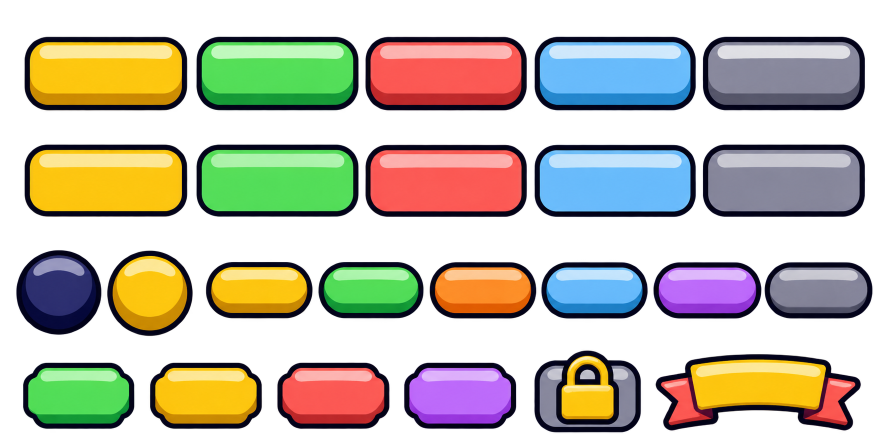
#> input picture ArtSource/UI/ChatGPT/S1_butonlar.png, 1774 x 887 px (shown at 1/2 size)
$ python -i kit_cut.py   (imports and definitions only)
#> lines starting #> are read from the running program, lines starting #| are printed output that depends on the picture; after the words box and inside, x2 and y2 are one past the last pixel; in counts of white or black regions, pixels touching at a corner belong together
#> further down, picture is the input picture: PIL image 1774x887 RGBA; mean R, G, B, A 71.3, 66.5, 51.8, 130
# ChatGPT sprite sheet'lerini parçalara ayırır: saydamlık (yoksa koyu konturdan dışarıyı silerek) → bileşenler →
# kırpılmış PNG'ler. Önce --label ile numaralı önizleme, sonra isim listesiyle kaydet.
import sys, os, json
from collections import deque
import numpy as np
from PIL import Image, ImageDraw, ImageFilter, ImageFont

DL = r'C:\Users\nurba\Downloads'
SCR = r'C:\Users\nurba\AppData\Local\Temp\claude\202106cdd7988fde\5777037a-20fb-4370-8eac-308717bc509f\scratchpad\kit'
# [1 line not run here, left out]
SHEETS = {
    'S1': ('Parlak Renkli Oyun Butonları Sprite Seti.png', 0),
    'S2': ('Parlak Çizgi Film Oyun Arayüzü Öğeleri.png', 0),
    'S2b': ('Parlak Altın ve Kırmızı Kurdele Arayüz Seti.png', 0),
    'S3': ('Parlak Karikatür Oyun Arayüzü İkonları.png', 0),
    'S3b': ('Kalın Çizgili Beyaz Arayüz İkonları.png', 0),
    'S4a': ('Renkli Aksiyon İkonları Sticker Seti.png', (4, 2)),
    'S4b': ('Parlak Chibi Yetenek İkonları Gridi.png', (3, 3)),
}

def cut_fake_bg(rgb):
    a = np.asarray(rgb).astype(int); H, W, _ = a.shape
#> after `H, W, _ = a.shape`: H = 887; W = 1774
    mx, mn = a.max(2), a.min(2)
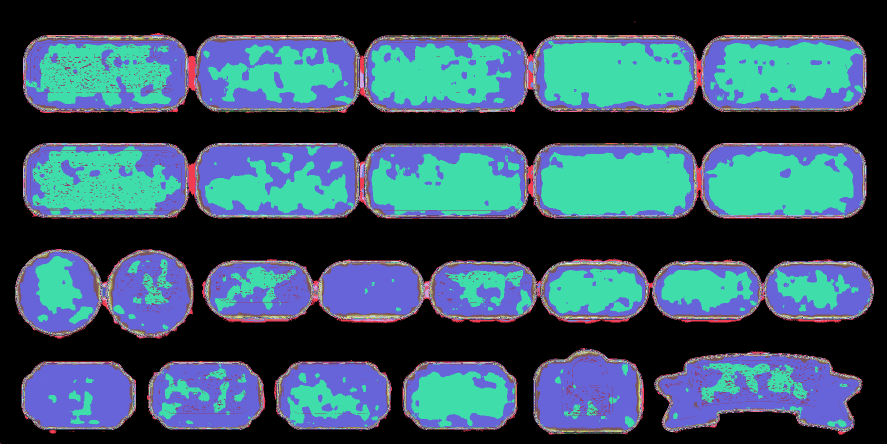
#> mx: shape (887, 1774) int64 (shown at 1/2 size); 244 distinct labels, from 0 to 255; one colour per label, 0 black
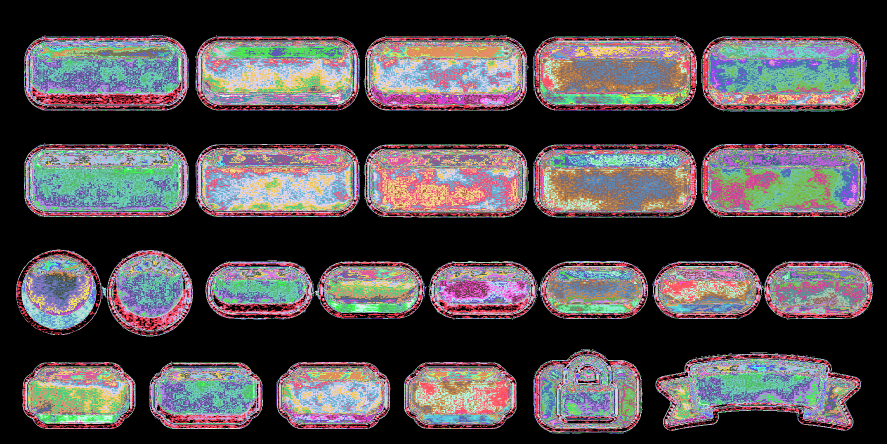
#> mn: shape (887, 1774) int64 (shown at 1/2 size); 232 distinct labels, from 0 to 231; one colour per label, 0 black
    bg = (mn > 200) & ((mx - mn) < 14)
#> bg: shape (887, 1774) bool; every value is 0
    seen = np.zeros((H, W), bool); q = deque()
    for x in range(W):
        for y in (0, H - 1):
            if bg[y, x] and not seen[y, x]: seen[y, x] = True; q.append((y, x))
    for y in range(H):
        for x in (0, W - 1):
            if bg[y, x] and not seen[y, x]: seen[y, x] = True; q.append((y, x))
    while q:
        y, x = q.popleft()
        for dy, dx in ((1, 0), (-1, 0), (0, 1), (0, -1)):
            ny, nx = y + dy, x + dx
            if 0 <= ny < H and 0 <= nx < W and not seen[ny, nx] and bg[ny, nx]:
                seen[ny, nx] = True; q.append((ny, nx))
    alpha = np.where(seen, 0, 255).astype(np.uint8)
    # kenar yumuşatma: alfa maskesini hafif bulanıklaştır, sonra sadece kontur kenarında etkili olsun
    am = Image.fromarray(alpha).filter(ImageFilter.GaussianBlur(0.7))
#> am: PIL image 1774x887 L; every value is 255
    out = rgb.convert('RGBA'); out.putalpha(am)
#> after `out.putalpha(am)`:
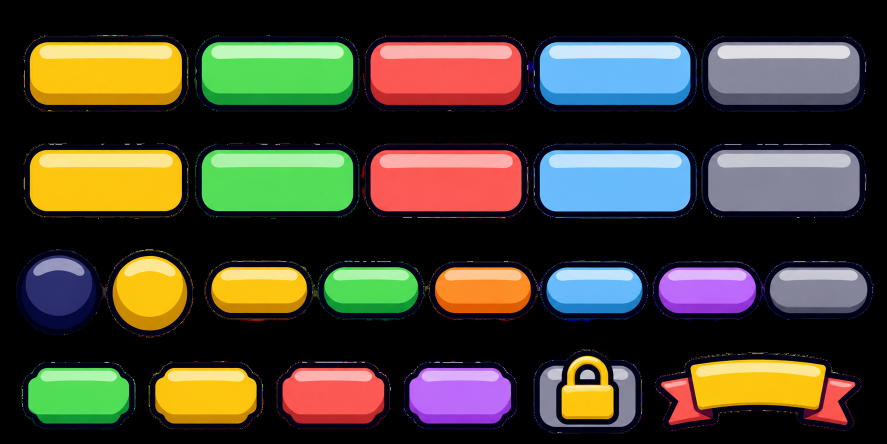
#> out: PIL image 1774x887 RGBA (shown at 1/2 size); mean R, G, B, A 71.3, 66.5, 51.8, 255
    return out

# [59 lines left out: functions load, components, crop, not called in this run]

# [29 lines not run here, left out]

# Izgaralı ikon sayfaları: her bağlı parça ağırlık merkezinin düştüğü hücreye ait; hücre = kendi parçalarının birleşimi
# (komşu ikonun taşan kıvılcımı karışmaz, kendi taşan alevi kesilmez).
# [31 lines left out: function grid_icons, not called in this run]

# [6 lines not run here, left out]

>>> from PIL import Image
>>> picture = Image.open('ChatGPT/S1_butonlar.png')
>>> result = cut_fake_bg(picture)

$ run again, on ArtSource/UI/ChatGPT/S2b_bar_kurdele.png
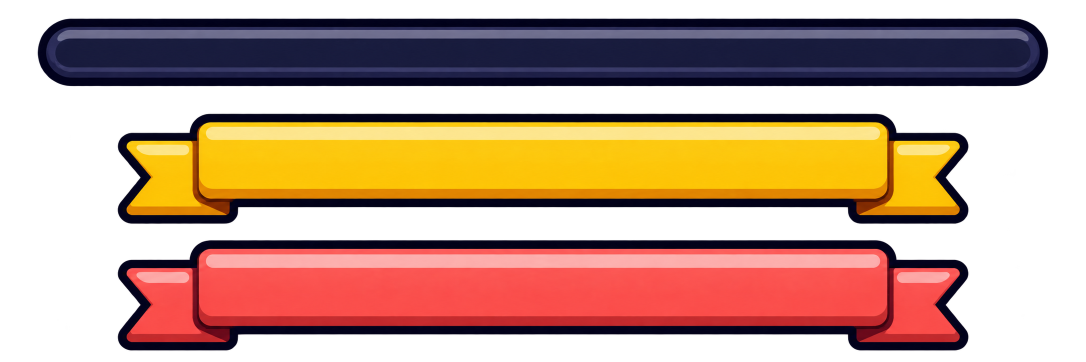
#> input picture ArtSource/UI/ChatGPT/S2b_bar_kurdele.png, 2172 x 724 px (shown at 1/2 size)
#> picture is the input picture: PIL image 2172x724 RGBA; mean R, G, B, A 83.7, 50.7, 32.2, 145.1
#> mx: shape (724, 2172) int64; 246 distinct labels, from 0 to 255
#> in cut_fake_bg, `mx, mn = a.max(2), a.min(2)`:
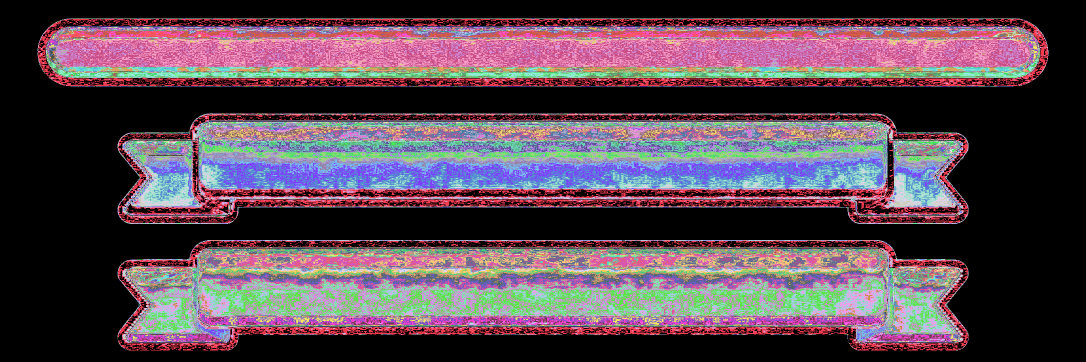
#> mn: shape (724, 2172) int64 (shown at 1/2 size); 188 distinct labels, from 0 to 188; one colour per label, 0 black
#> bg: shape (724, 2172) bool; every value is 0
#> am: PIL image 2172x724 L; every value is 255
#> in cut_fake_bg, `out.putalpha(am)`:
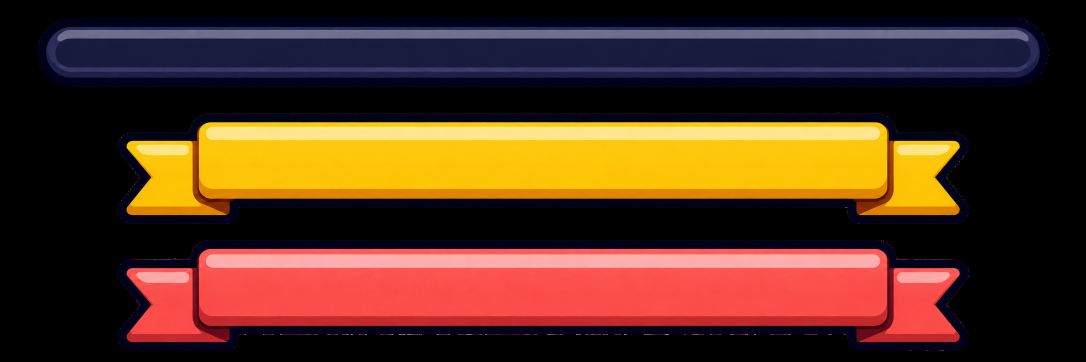
#> out: PIL image 2172x724 RGBA (shown at 1/2 size); mean R, G, B, A 83.7, 50.7, 32.2, 255

$ run again, on ArtSource/UI/ChatGPT/S3_ikon_butonlar.png
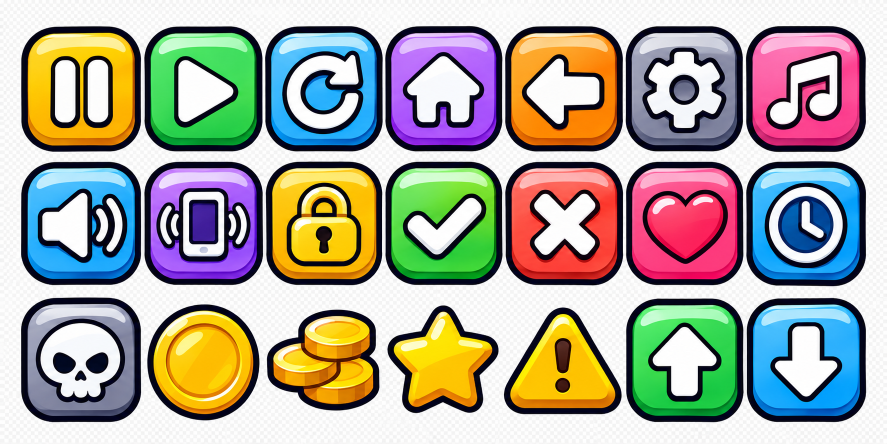
#> input picture ArtSource/UI/ChatGPT/S3_ikon_butonlar.png, 1774 x 887 px (shown at 1/2 size)
#> picture is the input picture: PIL image 1774x887 RGB; mean R, G, B 169, 165.1, 154.3
#> bg: shape (887, 1774) bool; 40.9% white; 126 white regions (87 under 20 px), largest, box (x1, y1, x2, y2) and area: (0, 0, 1774, 887) 492832, (82, 647, 240, 795) 14144, (1295, 104, 1442, 256) 11610
#> after the loop in cut_fake_bg, `for y in range(H):`:
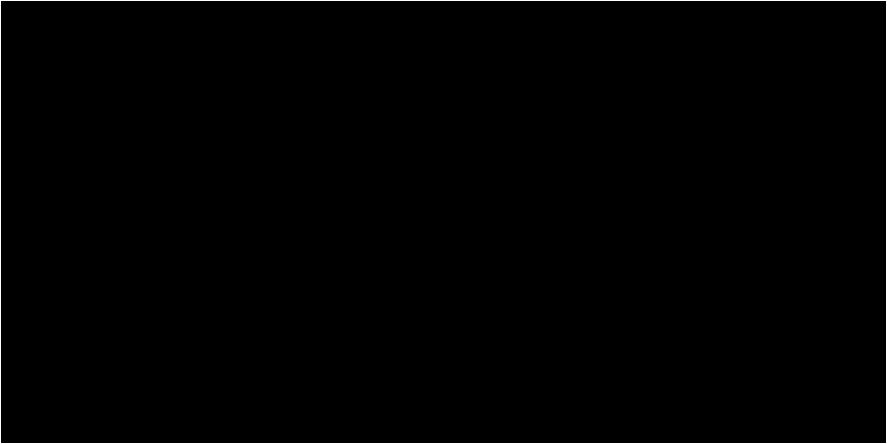
#> seen: shape (887, 1774) bool (shown at 1/2 size); 0.34% white in thin lines or dots
#> in cut_fake_bg, `am = Image.fromarray(alpha).filter(ImageFilter.GaussianBlur(0.7))`:
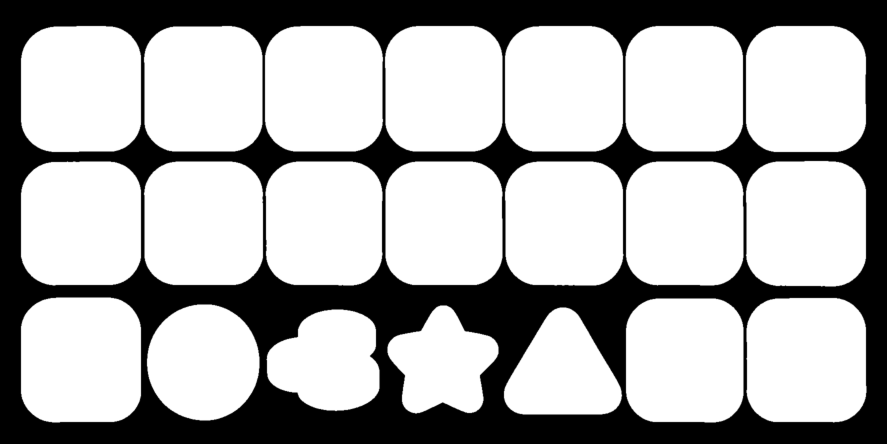
#> am: PIL image 1774x887 L (shown at 1/2 size); min 0, max 255, mean 175.1
#> alpha: shape (887, 1774); 68.7% white; 1 black region, box (x1, y1, x2, y2) and area: (0, 0, 1774, 887) 492832

$ run again, on ArtSource/UI/ChatGPT/S3b_glyphler.png
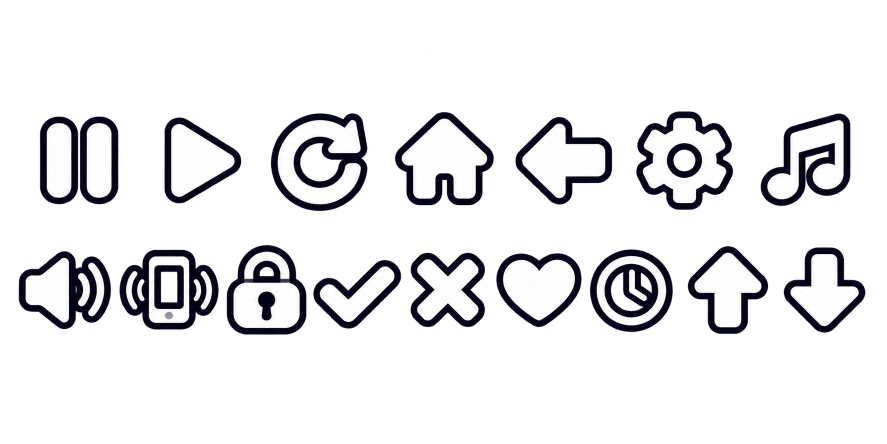
#> input picture ArtSource/UI/ChatGPT/S3b_glyphler.png, 1774 x 887 px (shown at 1/2 size)
#> picture is the input picture: PIL image 1774x887 RGBA; mean R, G, B, A 30.2, 30.1, 32.4, 53
#> mx: shape (887, 1774) int64; 239 distinct labels, from 0 to 255
#> mn: shape (887, 1774) int64; 255 distinct labels, from 0 to 254
#> in cut_fake_bg, `bg = (mn > 200) & ((mx - mn) < 14)`:
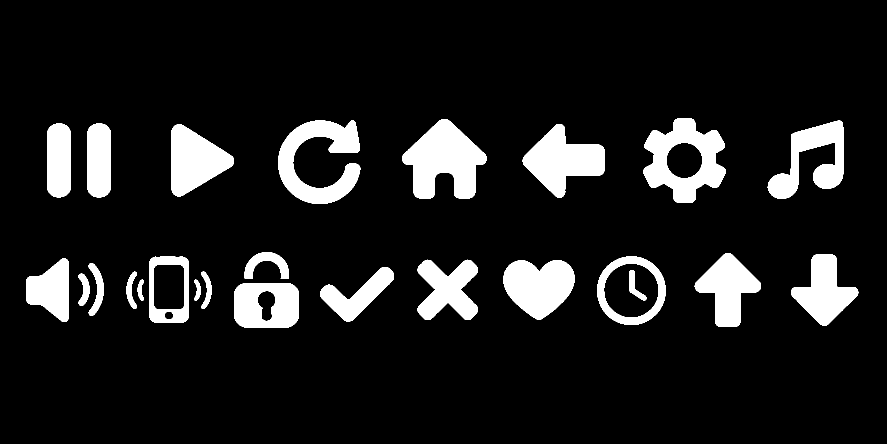
#> bg: shape (887, 1774) bool (shown at 1/2 size); 11.1% white; 25 white regions, largest, box (x1, y1, x2, y2) and area: (804, 238, 973, 397) 16099, (1286, 237, 1452, 406) 14479, (556, 241, 721, 408) 13726
#> am: PIL image 1774x887 L; every value is 255
#> in cut_fake_bg, `out.putalpha(am)`:
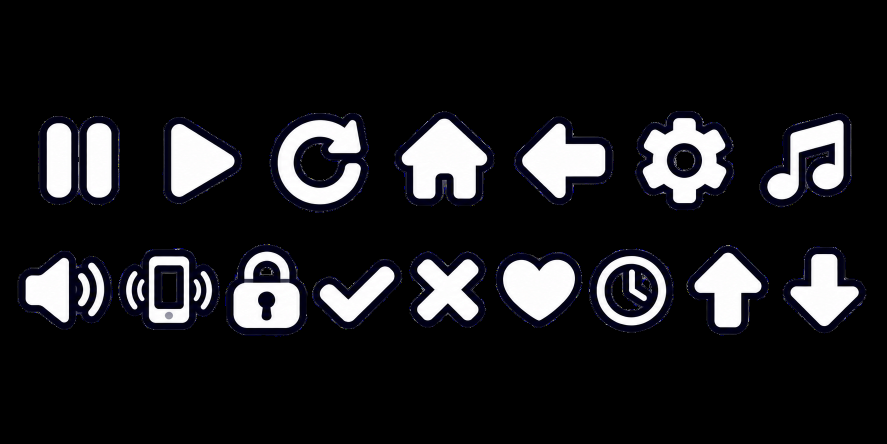
#> out: PIL image 1774x887 RGBA (shown at 1/2 size); mean R, G, B, A 30.2, 30.1, 32.4, 255
